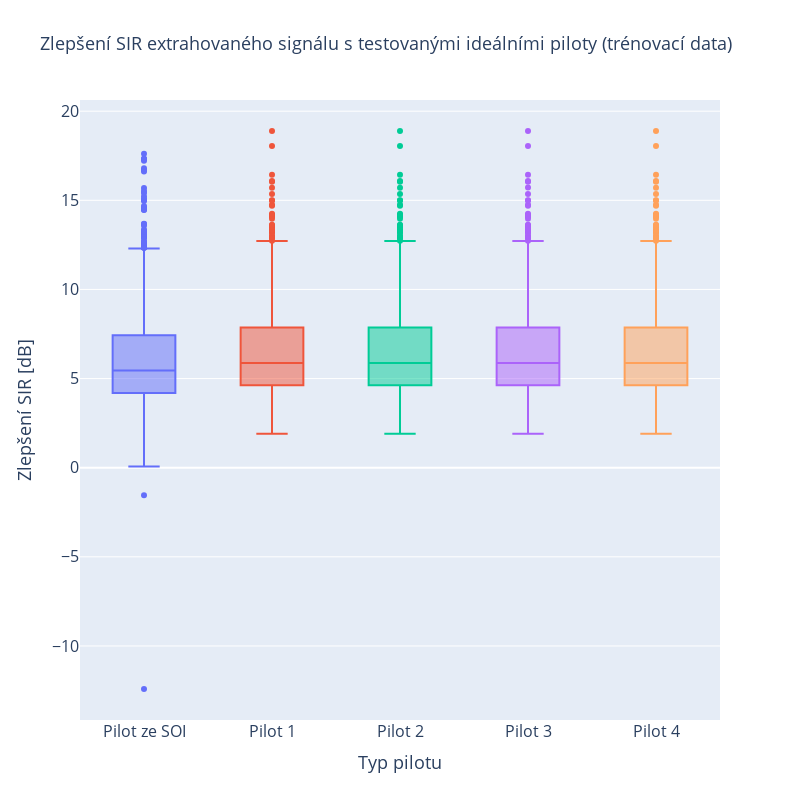

Here is the notebook cell this chart was saved with:
### Code cell
fig_box = go.Figure()

fig_box.add_trace(go.Box(
    y=df["imp_SIR_SOI_pilot"][:number_of_samples],
    name="Pilot ze SOI"
))

fig_box.add_trace(go.Box(
    y=SIR_df["SIR_pilot1"][:number_of_samples] - df["SIR_original"][:number_of_samples],
    name="Pilot 1"
))

fig_box.add_trace(go.Box(
    y=SIR_df["SIR_pilot2"][:number_of_samples] - df["SIR_original"][:number_of_samples],
    name="Pilot 2"
))

fig_box.add_trace(go.Box(
    y=SIR_df["SIR_pilot3"][:number_of_samples] - df["SIR_original"][:number_of_samples],
    name="Pilot 3"
))

fig_box.add_trace(go.Box(
    y=SIR_df["SIR_pilot4"][:number_of_samples] - df["SIR_original"][:number_of_samples],
    name="Pilot 4"
))

fig_box.update_layout(
        title=dict(
        text="Zlepšení SIR extrahovaného signálu s testovanými ideálními piloty (trénovací data)",
        font=dict(size=18)
    ),
    xaxis=dict(
        title=dict(text="Typ pilotu", font=dict(size=18)),
        tickfont=dict(size=16)
    ),
    yaxis=dict(
        title=dict(text="Zlepšení SIR [dB]", font=dict(size=18)),
        tickfont=dict(size=16)
    ),
    showlegend=False,
    height=800,
    width=800
)

fig_box.show()

### Figure 1 — Plotly figure (JSON) as saved in the notebook; plotly's stock layout.template omitted (floating-point values rounded to 4 significant figures; data arrays with more than 128 entries replaced by an {"elided": "..."} marker saying what was removed)
{"data": [{"name": "Pilot ze SOI", "type": "box", "y": {"elided": "2000 float values"}}, {"name": "Pilot 1", "type": "box", "y": {"elided": "2000 float values"}}, {"name": "Pilot 2", "type": "box", "y": {"elided": "2000 float values"}}, {"name": "Pilot 3", "type": "box", "y": {"elided": "2000 float values"}}, {"name": "Pilot 4", "type": "box", "y": {"elided": "2000 float values"}}], "layout": {"height": 800, "showlegend": false, "title": {"font": {"size": 18}, "text": "Zlepšení SIR extrahovaného signálu s testovanými ideálními piloty (trénovací data)"}, "width": 800, "xaxis": {"tickfont": {"size": 16}, "title": {"font": {"size": 18}, "text": "Typ pilotu"}}, "yaxis": {"tickfont": {"size": 16}, "title": {"font": {"size": 18}, "text": "Zlepšení SIR [dB]"}}}}
